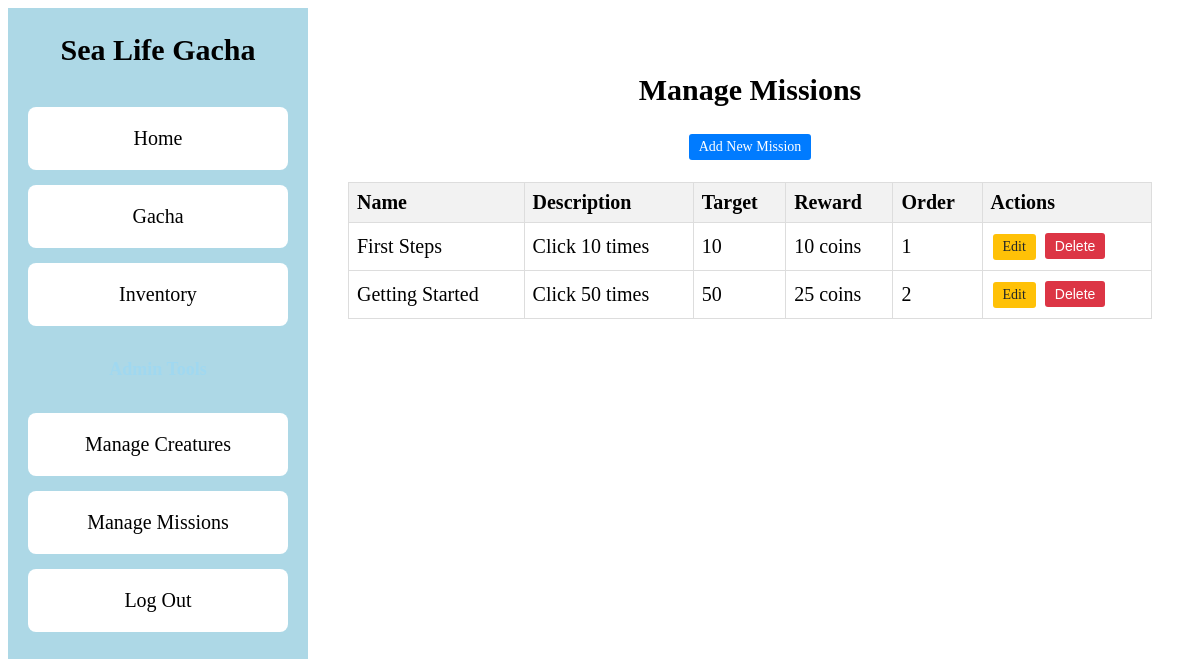
Screenshot of /admin/missions (signed in) with the database file from the repository.
### models.py (models this page shows)
class Mission(db.Model):
    mission_id = db.Column(db.Integer, primary_key=True)
    name = db.Column(db.String(100), nullable=False)
    description = db.Column(db.String(200), nullable=False)
    target = db.Column(db.Integer, nullable=False)
    reward = db.Column(db.Integer, nullable=False)
    order = db.Column(db.Integer, default=0)

### app.py (the view)
@app.route('/admin/missions')
@admin_required
def admin_missions():
    return render_template('admin_missions.html', missions=Mission.query.order_by(Mission.order).all())

### app.py (called while the page is built)
def get_current_user():
    if 'user_id' in session:
        return db.session.get(User, session['user_id'])
    return None

def admin_required(f):
    @wraps(f)
    def decorated_function(*args, **kwargs):
        user = get_current_user()
        if not user or user.role != 'admin': # Check for the 'admin' role
            flash("Access denied. Admin privileges required.", 'error')
            return redirect(url_for('home'))
        return f(*args, **kwargs)
    return decorated_function

### templates/admin_missions.html
{% extends "base.html" %}
{% block content %}
<div class="admin-container">
    <h2>Manage Missions</h2>
    <div class="admin-actions">
        <a href="{{ url_for('new_mission') }}" class="btn btn-primary">Add New Mission</a>
    </div>
    <table class="admin-table">
        <thead>
            <tr>
                <th>Name</th>
                <th>Description</th>
                <th>Target</th>
                <th>Reward</th>
                <th>Order</th>
                <th>Actions</th>
            </tr>
        </thead>
        <tbody>
            {% for mission in missions %}
            <tr data-mission-id="{{ mission.mission_id }}">
                <td>{{ mission.name }}</td>
                <td>{{ mission.description }}</td>
                <td>{{ mission.target }}</td>
                <td>{{ mission.reward }} coins</td>
                <td>{{ mission.order }}</td>
                <td>
                    <a href="{{ url_for('edit_mission', mission_id=mission.mission_id) }}" class="btn btn-edit">Edit</a>
                    <form method="POST" action="{{ url_for('delete_mission', mission_id=mission.mission_id) }}" style="display:inline;">
                        <button type="submit"
                                class="btn btn-delete"
                                onclick="return confirm('Are you sure you want to permanently delete the mission {{ mission.name }}? This cannot be undone.');">
                            Delete
                        </button>
                    </form>
                </td>
            </tr>
            {% endfor %}
        </tbody>
    </table>
</div>
{% endblock %}

### static/style.css (style rules this page uses)
.admin-container { padding: 20px; }
.admin-table { width: 100%; border-collapse: collapse; margin-top: 20px; }
.admin-table th, .admin-table td { border: 1px solid #ddd; padding: 8px; text-align: left; }
.admin-table th { background-color: #f2f2f2; font-weight: bold; }
.btn { padding: 5px 10px; border: none; border-radius: 3px; cursor: pointer; margin: 2px; font-size: 14px; text-decoration: none; display: inline-block; text-align: center; }
.btn-primary { background-color: #007bff; color: white; }
.btn-edit { background-color: #ffc107; color: #212529; }
.btn-delete { background-color: #dc3545; color: white; }

### rows the page displays
Mission: name "First Steps", description "Click 10 times", target "10", reward "10", order "1"
Mission: name "Getting Started", description "Click 50 times", target "50", reward "25", order "2"
